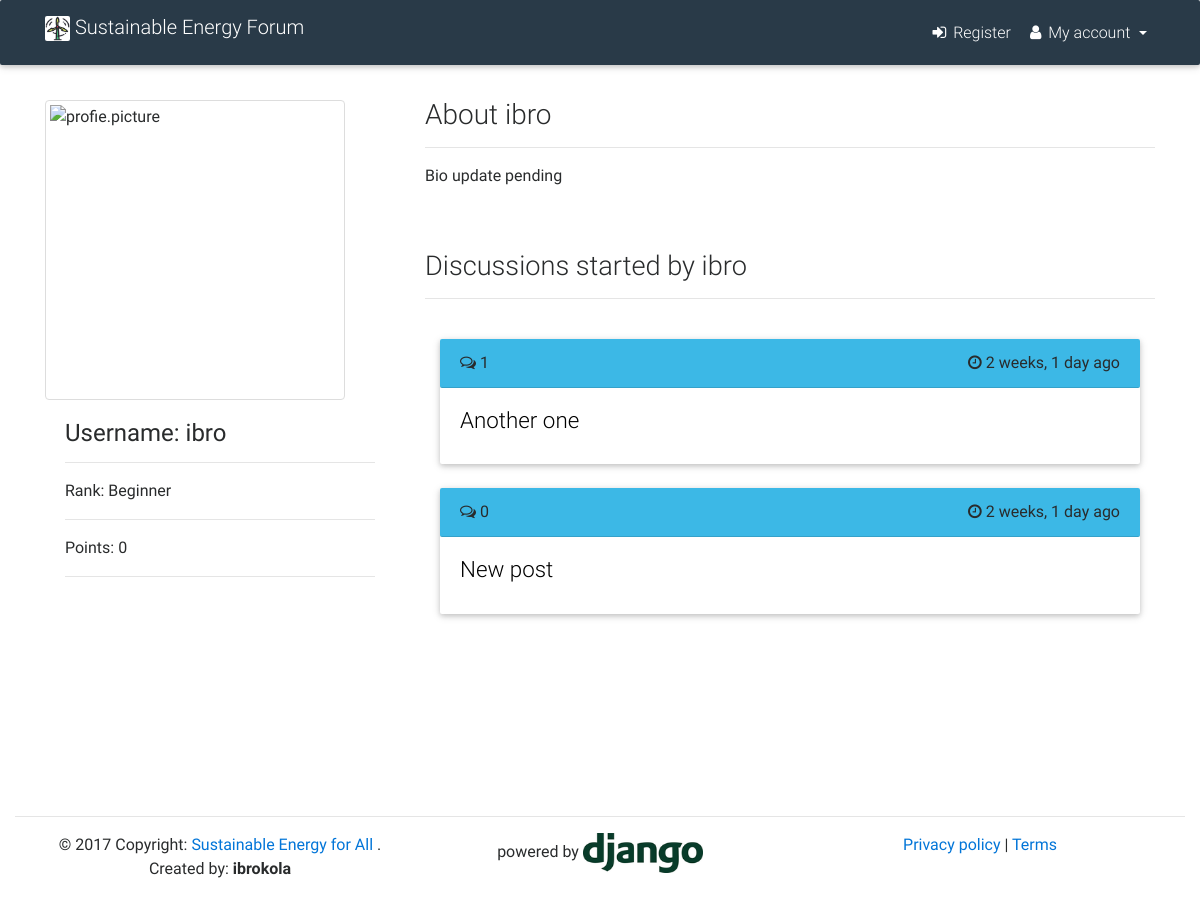
The app's page /u/profile/ibro/ with its own data.
### profiles/models.py (models this page shows, shortened)
class Profile(models.Model):
    user = models.OneToOneField(User)
    image = models.ImageField(upload_to='images/', null=True, blank=True)
    rank = models.CharField(max_length=50, default="Beginner")
    bio = models.TextField(null=True, blank=True)
    website_link = models.CharField(max_length=320,
                                    null=True,
                                    blank=True,
                                    verbose_name='Personal website url')
    facebook_link = models.CharField(max_length=320,
                                    null=True,
                                    blank=True,
                                    verbose_name='Facebook profile url')
    twitter_handle = models.CharField(max_length=320,
                                    null=True,
                                    blank=True,
                                    verbose_name='Twitter handle')

### users/models.py (models this page shows, shortened)
class User(AbstractBaseUser):
    username = models.CharField(
        max_length=255,
        unique=True,
    )
    email = models.EmailField(
        verbose_name='email address',
        max_length=255,
        unique=True,
    )
    first_name = models.CharField(
                max_length=120,
                null=True,
                blank=True
                )
    last_name = models.CharField(
                max_length=120,
                null=True,
                blank=True
                )
    score = models.IntegerField(default=0)
    is_active = models.BooleanField(default=True)
    is_admin = models.BooleanField(default=False)
    objects = UserManager()
    USERNAME_FIELD = 'username'
    REQUIRED_FIELDS = ['email']
    def __str__(self):              # __unicode__ on Python 2
        return self.username
    class Meta:
        db_table = "users"

### forum/models.py (models this page shows, shortened)
class Votable(models.Model):
    class Meta:
        abstract = True
    votes = GenericRelation(Vote)
    author = models.ForeignKey(User, on_delete=models.PROTECT)
    upvotes = models.IntegerField(default=0)
    downvotes = models.IntegerField(default=0)
    flags = models.IntegerField(default=0)

class Post(Votable):
    class Meta:
        db_table = "posts"
        index_together = [
            ["submission_time",],
        ]
    objects = PostsManager()
    title = models.CharField(max_length=500)
    slug = models.SlugField(max_length=500,null=True, blank=True)
    text = models.TextField(max_length=8192, blank=True)
    submission_time = models.DateTimeField(auto_now_add=True)
    num_comments = models.IntegerField(default=0)
    def get_absolute_url(self):
        return reverse('forum:discussion', kwargs={"post_id": self.pk})
    def __str__(self):
        return self.title

### profiles/views.py (the view)
# urls.py: url(r'^profile/(?P<username>[\w.@+-]+)/$', ProfileView.as_view(), name='profile_view'),
class ProfileView(View):
    def get(self, request, username, *args, **kwargs):
        user = get_object_or_404(User, username=username)
        post_list = Post.objects.filter(author__username__iexact=user.username).order_by('-submission_time')
        paginator = Paginator(post_list, 10)
        page = request.GET.get('page')
        try:
            post = paginator.page(page)
        except PageNotAnInteger:
             post = paginator.page(1)
        except EmptyPage:
             post = paginator.page(paginator.num_pages)
        profile = Profile.objects.get(user=user)
        template = 'profiles/profile_view.html'
        context = {
            'profile': profile,
            'post': post
            }
        return render(request, template, context)

### templates/profiles/profile_view.html (shortened to what this page needs)
{% extends 'base.html' %}
{% load static %}
{% load humanize %}
{% block pagecss %}
<link href="{% static 'css/mdb.css' %}" rel="stylesheet">
{% endblock %}
{% block content %}
<div class="container-fluid" style="padding-top: 100px;"></div>
<div class="container">
	<div class="row">
		<div class="col-sm-6 col-md-4">
			<section class="wow fadeIn">
			         <div class="">
			        {% if profile.image %}
			            <img src="{{ profile.image.url }}" class="img-fluid img-thumbnail" width="350" height="300" alt="profie.picture">
			        {% else %}
			        	<img src="http://www.sbsc.in/images/dummy-profile-pic.png" class="img-fluid img-thumbnail" width="300" height="300" alt="profie.picture">
			        {% endif %}
			        </div>
			        <div class="card-block">
			            <h4 class="card-title"><strong>Username: {{ profile.user.username }}</strong></h4>
						<hr>
						<p>Rank: {{ profile.rank }}</p>
						<hr>
						<p>Points: {{ profile.user.score }}</p>
						<hr>
						<br>
			</section>
			<br>
		</div>
		<div class="col-sm-6 col-md-8">
            <h3>About {{ profile.user }}</h3>
            <hr>
            {% if profile.bio %}
                <p>{{ profile.bio }}</p>
            {% else %}
                <p>Bio update pending</p>
            {% endif %}
			<br>
			<br>
			<h3 class="h3-responsive">Discussions started by {{ profile.user.username }}</h3>
			<hr>
			<br>
			<div class="col-sm-12">
			{% if post %}
				{% for item in post %}
				<div class="card">
					<div class="card-header">
						<i class="fa fa-comments-o"></i> {{  item.num_comments }}  <span class="float-right"><i class="fa fa-clock-o"></i> {{  item.submission_time | naturaltime }}</span>
					</div>
					<div class="card-block">
						<a href="{{ item.get_absolute_url }}">
							<h4 class="card-title h4-responsive" style="color: black;">{{ item }}</h4>
						</a>
					</div>
				</div>
				<br>
				{% endfor %}
			{% else %}
				<p>No post yet</p>
			{% endif %}
			<br>
			<br>
			</div>
		</div>
		<br>
		<br>
	</div>
</div>
{% endblock %}

### records on screen
Profile: user.username "ibro", rank "Beginner", user.score "0", user "ibro"
Post: num_comments "1", submission_time "2 weeks, 1 day ago", title "Another one"
Post: num_comments "0", submission_time "2 weeks, 1 day ago", title "New post"
